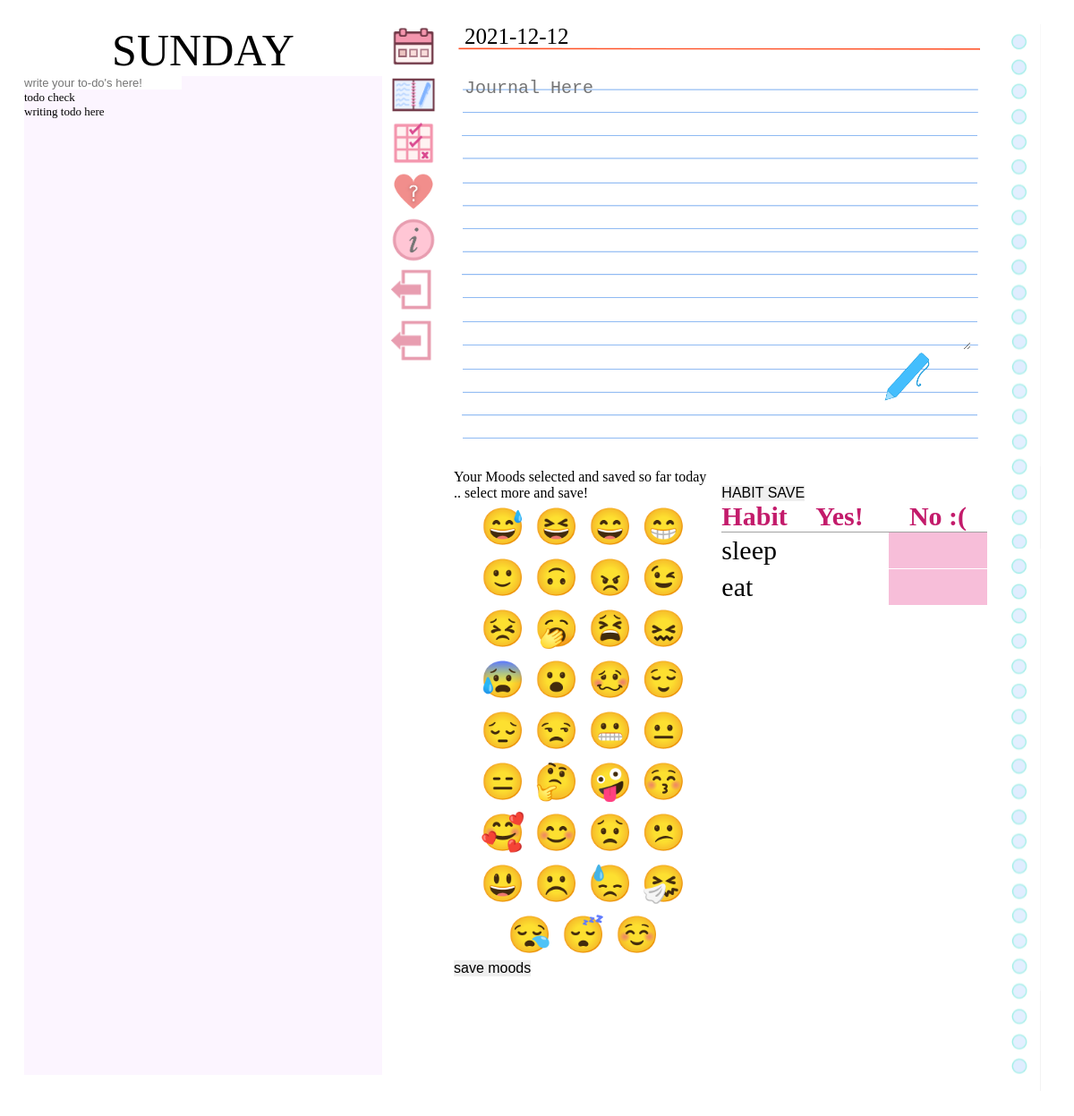
/mainpage (signed in), run on an earlier commit of the app's database.
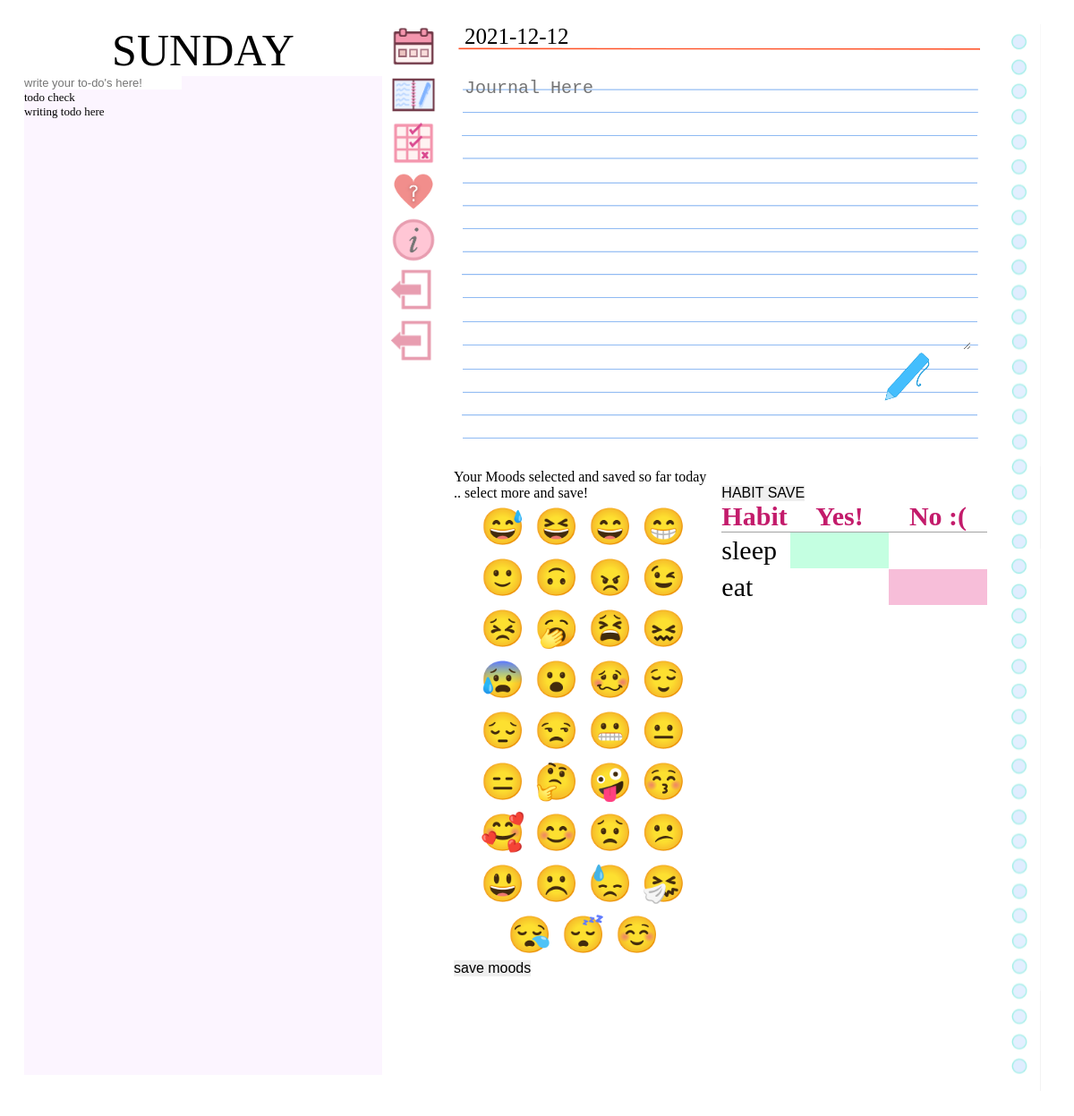
And on a later commit of the database.
### app/models.py (models this page shows, shortened)
class Todo(db.Model):
    id = db.Column(db.Integer, primary_key=True)
    date_posted = db.Column(db.Date, nullable=False, default=date.today())
    task = db.Column(db.Text, nullable=False)
    user_id = db.Column(db.Integer, db.ForeignKey('user.id'), nullable=False)

class Habit(db.Model):
    id = db.Column(db.Integer, primary_key=True)
    habit_name = db.Column(db.String(50), unique=False, nullable=False)
    habit_done = db.Column(db.Boolean, default=False, nullable=False)
    user_id = db.Column(db.Integer, db.ForeignKey('user.id'), nullable=False)
    date = db.Column(db.Date, nullable=False, default=date.today())

### app/routes.py (the view, shortened to what this page needs)
@app.route("/mainpage", methods=['GET', 'POST'])
@login_required
def mainpage():
    todays_date= date.today()
    count= Counter
    todolist= Todo.query.filter_by(user_id=current_user.id)
    journal= Journal.query.filter_by(user_id=current_user.id, date_posted=todays_date).first() # will only ever be one journal
    moods = Moods.query.filter_by(user_id=current_user.id, date=todays_date).first()
    habit = Habit.query.filter_by(user_id = current_user.id).first()
    if habit is not None:
        habits = Habit.query.filter_by(user_id = current_user.id)
        return render_template("mainpage.html", todays_date=todays_date, habits=habits, count=count, journal=journal, todolist=todolist, moods=moods)

### app/templates/mainpage.html (shortened to what this page needs)
<!doctype html>
<html lang="en">
  <head>
     <link rel="stylesheet" href="static\main.css">
  </head>
  <body onload="dayofWeek();">
        <div class="container">
            <div class="day">
                <div class="title" id="dayheader"> </div>
                <div id="content" style="font-size: small;">
                    <form action="/add_todo" method="POST">
                        <input type="text" id="todo" onKeyPress="return checkSubmit(event)" placeholder="write your to-do's here!" name="todo"><br>
                    </form>
                    {% for todo in todolist %}
                    <div>
                        <label for="task1">{{ todo.task }} </br></label>
                    </div>
                    {% endfor %}
                </div>
            </div>
            <div class="nav_bar">
                <ul id ="nav_bar" style="position:static;">
                    <li class="nav-item"><a class="nav-link" href="/calendar"><img src="static\images\calendar_icon.png"></a></li>
                    <li class="nav-item"><a class="nav-link" href="/journal"><img src="static\images\journal_icon.png"></a></li>
                    <li class="nav-item"><a class="nav-link" href="/habittracker"><img src="static\images\habittracker_icon.png"></a></li>
                    <li class="nav-item"><a class="nav-link" href="/moodtracker"><img src="static\images\moodtracker_icon.png"></a></li>
                    <li class="nav-item"><a class="nav-link" href="/info"><img src="static\images\information_icon.png"></a></li>
                    <li id="settings"><a class="nav-item nav-link" href="{{ url_for('logout') }}"><img src="static\images\logout_icon.png"></a></li>
                    <li id="settings"><a class="nav-item nav-link" href="{{ url_for('test') }}"><img src="static\images\logout_icon.png"></a></li>
                </ul>
            </div>
            <div class="journal">
                {% if journal %}
                    <form action="{{ '/journal/' + journal.id|string + '/update' }}" method="POST" style="width: 100%; height: 70%;">
                        <label for="journal" style="padding-left: 2%; font-size: 25px;">{{ todays_date }}</label><br>
                        <textarea id="journal" name="journal">{{ journal.content }}</textarea><br>
                        <input type="image" src="static\images\pen_icon.png" width="10%" style="margin-left: 80%;" alt="Submit">
                        <input type="hidden" name="flag" value="frommain">
                    </form>
                {% else %}
                    <form action="/journal/new" method="POST" style="width: 100%; height: 70%;">
                        <label for="journal" style="padding-left: 2%; font-size: 25px;">{{ todays_date }}</label><br>
                        <textarea id="journal" placeholder="Journal Here" name="journal"></textarea><br>
                        <input type="image" src="static\images\pen_icon.png" width="10%" style="margin-left: 80%;" alt="Submit">
                    </form>
                {% endif %}
            </div>
            <div class="habit">
                <div id="table">
                    <table>
                        <thead>
                            <tr>
                                <th scope="col" id="habitheader">Habit</th>
                                <th scope="col">Yes!</th>
                                <th scope="col">No :(</th>
                            </tr>
                        </thead><br/>
                        <tbody>
                            <form action="/habit/update" method="POST">
                                {% if habits[0].habit_done == True %}
                                    <tr>
                                        <td scope="row" id="habitname">{{ habits[0].habit_name }}</td>
                                        <td><input class="checkbox-tools" type="radio" name="habit0" id="tool-1" value="True" checked>
                                            <label class="for-checkbox-tools" for="tool-1" id="tool-1" ></td>
                                        <td><input class="checkbox-tools" type="radio" name="habit0" id="tool-2" value="False" >
                                            <label class="for-checkbox-tools" for="tool-2" id="tool-2"></td>
                                    </tr>
                                {% elif habits[0].habit_done == False %}
                                    <tr>
                                        <td scope="row" id="habitname">{{ habits[0].habit_name }}</td>
                                        <td><input class="checkbox-tools" type="radio" name="habit0" id="tool-1" value="True" >
                                            <label class="for-checkbox-tools" for="tool-1" id="tool-1" ></td>
                                        <td><input class="checkbox-tools" type="radio" name="habit0" id="tool-2" value="False" checked>
                                            <label class="for-checkbox-tools" for="tool-2" id="tool-2"></td>
                                    </tr>
                                {% endif %}
                                {% if habits[1].habit_done == True %}
                                    <tr>
                                        <td scope="row" id="habitname">{{ habits[1].habit_name }}</td>
                                        <td><input class="checkbox-tools" type="radio" name="habit1" id="tool-3" value="True" checked>
                                            <label class="for-checkbox-tools" for="tool-3" id="tool-3" ></td>
                                        <td><input class="checkbox-tools" type="radio" name="habit1" id="tool-4" value="False" >
                                            <label class="for-checkbox-tools" for="tool-4" id="tool-4"></td>
                                    </tr>
                                    <style>
                                        .checkbox-tools:not(:checked) + label#tool-3{
                                            background-color: var(rgb(217, 255, 240));
                                        }
                                        .checkbox-tools:checked + label#tool-3{
                                            background-color: #C4FFE1;
                                        }
                                    </style>
                                {% elif habits[1].habit_done == False %}
                                    <tr>
                                        <td scope="row" id="habitname">{{ habits[1].habit_name }}</td>
                                        <td><input class="checkbox-tools" type="radio" name="habit1" id="tool-3" value="True" >
                                            <label class="for-checkbox-tools" for="tool-3" id="tool-3" ></td>
                                        <td><input class="checkbox-tools" type="radio" name="habit1" id="tool-4" value="False" checked>
                                            <label class="for-checkbox-tools" for="tool-4" id="tool-4"></td>
                                    </tr>
                                {% endif %}
                                <input type='submit' value="HABIT SAVE">
                            </form>
                        </tbody>
                    </table>
                </div>
            </div>
            <div class="moodtracker">
                <label for="moodtracker"> Your Moods selected and saved so far today {{ moods.moodlist }}.. select more and save!</label>
                <form action="/add_moods" id="moodtracker" method="POST">
                    <div id="moods">
                        <div><input type="checkbox" name="mood" id="cb1" value ='😅'>
                            <label for="cb1"><a id="emoji">😅</a></label>
                        </div>
                        <div><input type="checkbox" name="mood" id="cb2" value ='😆'>
                            <label for="cb2"><a id="emoji">😆</a></label>
                        </div>
                        <div><input type="checkbox" name="mood"id="cb3" value ='😄'>
                            <label for="cb3"><a id="emoji">😄</a></label>
                        </div>
                        <div><input type="checkbox" name="mood" id="cb4"  value ='😁'>
                            <label for="cb4"><a id="emoji">😁</a></label>
                        </div>
                        <div><input type="checkbox" id="cb5" name="mood" value ='🙂'>
                            <label for="cb5"><a id="emoji">🙂</a></label>
                        </div>
                        <div><input type="checkbox" id="cb6" name="mood" value ='🙃' >
                            <label for="cb6"><a id="emoji">🙃</a></label>
                        </div>
                        <div><input type="checkbox" id="cb7" name="mood" value ='😠'>
                            <label for="cb7"><a id="emoji">😠</a></label>
                        </div>
                        <div><input type="checkbox" id="cb8" name="mood" value ='😉'>
                            <label for="cb8"><a id="emoji">😉</a></label>
                        </div>
                        <div><input type="checkbox" id="cb9" name="mood" value ='😣'>
                            <label for="cb9"><a id="emoji">😣</a></label>
                        </div>
                        <div><input type="checkbox" id="cb10" name="mood" value ='🥱' >
                            <label for="cb10"><a id="emoji">🥱</a></label>
                        </div>
                        <div><input type="checkbox" id="cb11" name="mood" value ='😫'>
                            <label for="cb11"><a id="emoji">😫</a></label>
                        </div>
                        <div><input type="checkbox" id="cb12" name="mood" value ='😖'>
                            <label for="cb12"><a id="emoji">😖</a></label>
                        </div>
                        <div><input type="checkbox" id="cb13" name="mood" value ='😰'>
                            <label for="cb13"><a id="emoji">😰</a></label>
                        </div>
                        <div><input type="checkbox" id="cb14" name="mood" value ='😮'>
                            <label for="cb14"><a id="emoji">😮</a></label>
                        </div>
                        <div><input type="checkbox" id="cb15" name="mood" value ='🥴'>
                            <label for="cb15"><a id="emoji">🥴</a></label>
                        </div>
                        <div><input type="checkbox" id="cb16" name="mood" value ='😌'>
                            <label for="cb16"><a id="emoji">😌</a></label>
                        </div>
                        <div><input type="checkbox" id="cb17" name="mood" value ='😔'>
                            <label for="cb17"><a id="emoji">😔</a></label>
                        </div>
                        <div><input type="checkbox" id="cb18" name="mood" value ='😒'>
                            <label for="cb18"><a id="emoji">😒</a></label>
                        </div>
                        <div><input type="checkbox" id="cb19" name="mood" value ='😬'>
                            <label for="cb19"><a id="emoji">😬</a></label>
                        </div>
                        <div><input type="checkbox" id="cb20" name="mood" value ='😐'>
                            <label for="cb20"><a id="emoji">😐</a></label>
                        </div>
                        <div><input type="checkbox" id="cb21" name="mood" value ='😑'>
                            <label for="cb21"><a id="emoji">😑</a></label>
                        </div>
                        <div><input type="checkbox" id="cb22" name="mood" value ='🤔'>
                            <label for="cb22"><a id="emoji">🤔</a></label>
                        </div>
                        <div><input type="checkbox" id="cb23" name="mood" value ='🤪'>
                            <label for="cb23"><a id="emoji">🤪</a></label>
                        </div>
                        <div><input type="checkbox" id="cb24" name="mood" value ='😚'>
                            <label for="cb24"><a id="emoji">😚</a></label>
                        </div>
                        <div><input type="checkbox" id="cb25" name="mood" value ='🥰'>
                            <label for="cb25"><a id="emoji">🥰</a></label>
                        </div>
                        <div><input type="checkbox" id="cb26" name="mood" value ='😊'>
                            <label for="cb26"><a id="emoji">😊</a></label>
                        </div>
                        <div><input type="checkbox" id="cb27" name="mood" value ='😟'>
                            <label for="cb27"><a id="emoji">😟</a></label>
                        </div>
                        <div><input type="checkbox" id="cb28" name="mood" value ='😕'>
                            <label for="cb28"><a id="emoji">😕</a></label>
                        </div>
                        <div><input type="checkbox" id="cb29" name="mood" value ='😃'>
                            <label for="cb29"><a id="emoji">😃</a></label>
                        </div>
                        <div><input type="checkbox" id="cb30" name="mood" value ='☹️'>
                            <label for="cb30"><a id="emoji">☹️</a></label>
                        </div>
                        <div><input type="checkbox" id="cb31" name="mood" value ='😓'>
                            <label for="cb31"><a id="emoji">😓</a></label>
                        </div>
                        <div><input type="checkbox" id="cb32" name="mood" value ='🤧'>
                            <label for="cb32"><a id="emoji">🤧</a></label>
                        </div>
                        <div><input type="checkbox" id="cb33" name="mood" value ='😪'>
                            <label for="cb33"><a id="emoji">😪</a></label>
                        </div>
                        <div><input type="checkbox" id="cb34" name="mood" value ='😴'>
                            <label for="cb34"><a id="emoji">😴</a></label>
                        </div>
                        <div><input type="checkbox" id="cb35" name="mood" value ='☺️'>
                            <label for="cb35"><a id="emoji">☺️</a></label>
                        </div>
                    </div>
                    <input type="submit" value= "save moods">
                </form>
            </div>
            <div class="coil">
                <img src="static\images\journaledge.png " width="60%" style="align-self: flex-end;">
                <img src="static\images\journaledge.png " width="60%" style="align-self: flex-end; margin-top: -39%;">
            </div>
        </div>
  </body>
</html>

What changed in the data, as far as the page shows it:
changed Habit "sleep": habit_done False → True (drawn)
